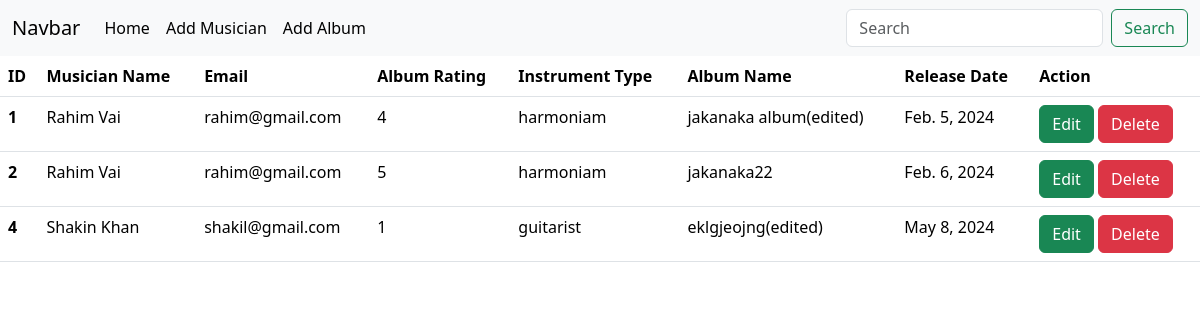
The page / on the database its author committed.
### Album/models.py (models this page shows, shortened)
class Album(models.Model):
    album_name = models.CharField(max_length=50)
    musician = models.ForeignKey(Musician, on_delete=models.CASCADE)
    album_realesase_date = models.DateField()
    rating = models.CharField(max_length=1, choices = Rating_CHOICES)

### musician/models.py (models this page shows, shortened)
class Musician(models.Model):
    first_name = models.CharField(max_length=50)
    last_name = models.CharField(max_length=50)
    email = models.EmailField()
    phone_no = models.CharField(max_length=12)
    instrument_type = models.CharField(max_length=12)

### Musicians_Directory/views.py (the view)
# urls.py: path('', views.viewinfo, name="homepage"),
def viewinfo(request):
    data = Album.objects.all()
    return render(request, 'home.html', {'data': data})

### templates/home.html
{% extends "base.html" %}
{% block content %}
<table class="table">
    <thead>
      <tr>
        <th scope="col">ID</th>
        <th scope="col">Musician Name</th>
        <th scope="col">Email</th>
        <th scope="col">Album Rating</th>
        <th scope="col">Instrument Type</th>
        <th scope="col">Album Name</th>
        <th scope="col">Release Date</th>
        <th scope="col">Action</th>
      </tr>
    </thead>
    <tbody>
    {% for i in data %}
      <tr>
        <th>{{i.id}}</th>
        <td><a style="text-decoration: none; color: black" href="{% url 'edit_musician' i.id %}">{{i.musician.first_name}} {{i.musician.last_name}}</a></td>
        <td>{{i.musician.email}}</td>
        <td>{{i.rating}}</td>
        <td>{{i.musician.instrument_type}}</td>
        <td>{{i.album_name}}</td>
        <td>{{i.album_realesase_date}}</td>
        <td><a href="{% url 'edit_album' i.id %}" class="btn btn-success" href="">Edit</a>  <a href="{% url 'delete_album' i.id %}" class="btn btn-danger" href="">Delete</a></td>
      </tr>
      {% endfor %}
    </tbody>
  </table>
{% endblock  %}

### templates/base.html (shortened to what this page needs)
<!DOCTYPE html>
<html lang="en">
<head>
    <link href="https://cdn.jsdelivr.net/npm/bootstrap@5.3.2/dist/css/bootstrap.min.css" rel="stylesheet">
</head>
<body>
    <nav class="navbar navbar-expand-lg bg-body-tertiary">
        <div class="container-fluid">
          <a class="navbar-brand" href="#">Navbar</a>
          <div class="collapse navbar-collapse" id="navbarSupportedContent">
            <ul class="navbar-nav me-auto mb-2 mb-lg-0">
              <li class="nav-item">
                <a class="nav-link active" aria-current="page" href="{% url 'homepage' %}">Home</a>
              </li>
              <li class="nav-item">
                <a class="nav-link active" aria-current="page" href="{% url 'add_musician' %}">Add Musician</a>
              </li>
              <li class="nav-item">
                <a class="nav-link active" aria-current="page" href="{% url 'add_album' %}">Add Album</a>
              </li>
            </ul>
            <form class="d-flex" role="search">
              <input class="form-control me-2" type="search" placeholder="Search" aria-label="Search">
              <button class="btn btn-outline-success" type="submit">Search</button>
            </form>
          </div>
        </div>
      </nav>
    {% block content %}
    {% endblock  %}
</body>
</html>

### rows shown on the page
Album: id "1", musician.first_name "Rahim", musician.last_name "Vai", musician.email "rahim@gmail.com", rating "4", musician.instrument_type "harmoniam", album_name "jakanaka album(edited)", album_realesase_date "Feb. 5, 2024"
Album: id "2", musician.first_name "Rahim", musician.last_name "Vai", musician.email "rahim@gmail.com", rating "5", musician.instrument_type "harmoniam", album_name "jakanaka22", album_realesase_date "Feb. 6, 2024"
Album: id "4", musician.first_name "Shakin", musician.last_name "Khan", musician.email "shakil@gmail.com", rating "1", musician.instrument_type "guitarist", album_name "eklgjeojng(edited)", album_realesase_date "May 8, 2024"
